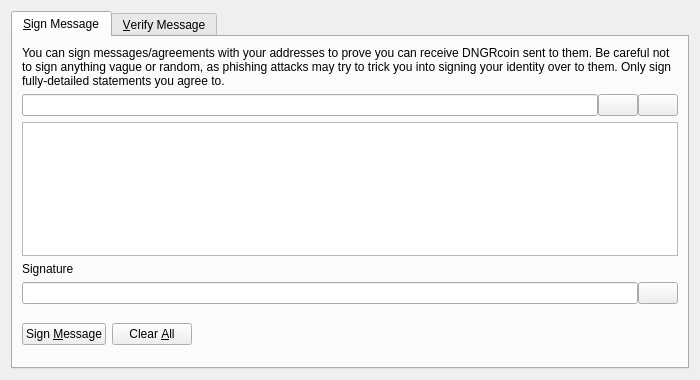
<?xml version="1.0" encoding="UTF-8"?>
<ui version="4.0">
 <class>SignVerifyMessageDialog</class>
 <widget class="QDialog" name="SignVerifyMessageDialog">
  <property name="geometry">
   <rect>
    <x>0</x>
    <y>0</y>
    <width>700</width>
    <height>380</height>
   </rect>
  </property>
  <property name="windowTitle">
   <string>Signatures - Sign / Verify a Message</string>
  </property>
  <property name="modal">
   <bool>true</bool>
  </property>
  <layout class="QVBoxLayout" name="verticalLayout">
   <item>
    <widget class="QTabWidget" name="tabWidget">
     <property name="currentIndex">
      <number>0</number>
     </property>
     <widget class="QWidget" name="tabSignMessage">
      <attribute name="title">
       <string>&amp;Sign Message</string>
      </attribute>
      <layout class="QVBoxLayout" name="verticalLayout_SM">
       <item>
        <widget class="QLabel" name="infoLabel_SM">
         <property name="text">
          <string>You can sign messages/agreements with your addresses to prove you can receive DNGRcoin sent to them. Be careful not to sign anything vague or random, as phishing attacks may try to trick you into signing your identity over to them. Only sign fully-detailed statements you agree to.</string>
         </property>
         <property name="textFormat">
          <enum>Qt::PlainText</enum>
         </property>
         <property name="wordWrap">
          <bool>true</bool>
         </property>
        </widget>
       </item>
       <item>
        <layout class="QHBoxLayout" name="horizontalLayout_1_SM">
         <property name="spacing">
          <number>0</number>
         </property>
         <item>
          <widget class="QValidatedLineEdit" name="addressIn_SM">
           <property name="toolTip">
            <string>The DNGRcoin address to sign the message with</string>
           </property>
          </widget>
         </item>
         <item>
          <widget class="QPushButton" name="addressBookButton_SM">
           <property name="toolTip">
            <string>Choose previously used address</string>
           </property>
           <property name="text">
            <string/>
           </property>
           <property name="shortcut">
            <string>Alt+A</string>
           </property>
           <property name="autoDefault">
            <bool>false</bool>
           </property>
          </widget>
         </item>
         <item>
          <widget class="QPushButton" name="pasteButton_SM">
           <property name="toolTip">
            <string>Paste address from clipboard</string>
           </property>
           <property name="text">
            <string/>
           </property>
           <property name="shortcut">
            <string>Alt+P</string>
           </property>
           <property name="autoDefault">
            <bool>false</bool>
           </property>
          </widget>
         </item>
        </layout>
       </item>
       <item>
        <widget class="QPlainTextEdit" name="messageIn_SM">
         <property name="toolTip">
          <string>Enter the message you want to sign here</string>
         </property>
        </widget>
       </item>
       <item>
        <widget class="QLabel" name="signatureLabel_SM">
         <property name="text">
          <string>Signature</string>
         </property>
         <property name="textFormat">
          <enum>Qt::PlainText</enum>
         </property>
        </widget>
       </item>
       <item>
        <layout class="QHBoxLayout" name="horizontalLayout_2_SM">
         <property name="spacing">
          <number>0</number>
         </property>
         <item>
          <widget class="QLineEdit" name="signatureOut_SM">
           <property name="font">
            <font>
             <italic>true</italic>
            </font>
           </property>
           <property name="readOnly">
            <bool>true</bool>
           </property>
          </widget>
         </item>
         <item>
          <widget class="QPushButton" name="copySignatureButton_SM">
           <property name="toolTip">
            <string>Copy the current signature to the system clipboard</string>
           </property>
           <property name="text">
            <string/>
           </property>
           <property name="autoDefault">
            <bool>false</bool>
           </property>
          </widget>
         </item>
        </layout>
       </item>
       <item>
        <layout class="QHBoxLayout" name="horizontalLayout_3_SM">
         <item>
          <widget class="QPushButton" name="signMessageButton_SM">
           <property name="toolTip">
            <string>Sign the message to prove you own this DNGRcoin address</string>
           </property>
           <property name="text">
            <string>Sign &amp;Message</string>
           </property>
           <property name="autoDefault">
            <bool>false</bool>
           </property>
          </widget>
         </item>
         <item>
          <widget class="QPushButton" name="clearButton_SM">
           <property name="toolTip">
            <string>Reset all sign message fields</string>
           </property>
           <property name="text">
            <string>Clear &amp;All</string>
           </property>
           <property name="autoDefault">
            <bool>false</bool>
           </property>
          </widget>
         </item>
         <item>
          <spacer name="horizontalSpacer_1_SM">
           <property name="orientation">
            <enum>Qt::Horizontal</enum>
           </property>
           <property name="sizeHint" stdset="0">
            <size>
             <width>40</width>
             <height>48</height>
            </size>
           </property>
          </spacer>
         </item>
         <item>
          <widget class="QLabel" name="statusLabel_SM">
           <property name="font">
            <font>
             <weight>75</weight>
             <bold>true</bold>
            </font>
           </property>
           <property name="text">
            <string/>
           </property>
           <property name="wordWrap">
            <bool>true</bool>
           </property>
          </widget>
         </item>
         <item>
          <spacer name="horizontalSpacer_2_SM">
           <property name="orientation">
            <enum>Qt::Horizontal</enum>
           </property>
           <property name="sizeHint" stdset="0">
            <size>
             <width>40</width>
             <height>48</height>
            </size>
           </property>
          </spacer>
         </item>
        </layout>
       </item>
      </layout>
     </widget>
     <widget class="QWidget" name="tabVerifyMessage">
      <attribute name="title">
       <string>&amp;Verify Message</string>
      </attribute>
      <layout class="QVBoxLayout" name="verticalLayout_VM">
       <item>
        <widget class="QLabel" name="infoLabel_VM">
         <property name="text">
          <string>Enter the receiver's address, message (ensure you copy line breaks, spaces, tabs, etc. exactly) and signature below to verify the message. Be careful not to read more into the signature than what is in the signed message itself, to avoid being tricked by a man-in-the-middle attack. Note that this only proves the signing party receives with the address, it cannot prove sendership of any transaction!</string>
         </property>
         <property name="textFormat">
          <enum>Qt::PlainText</enum>
         </property>
         <property name="alignment">
          <set>Qt::AlignLeading|Qt::AlignLeft|Qt::AlignTop</set>
         </property>
         <property name="wordWrap">
          <bool>true</bool>
         </property>
        </widget>
       </item>
       <item>
        <layout class="QHBoxLayout" name="horizontalLayout_1_VM">
         <property name="spacing">
          <number>0</number>
         </property>
         <item>
          <widget class="QValidatedLineEdit" name="addressIn_VM">
           <property name="toolTip">
            <string>The DNGRcoin address the message was signed with</string>
           </property>
          </widget>
         </item>
         <item>
          <widget class="QPushButton" name="addressBookButton_VM">
           <property name="toolTip">
            <string>Choose previously used address</string>
           </property>
           <property name="text">
            <string/>
           </property>
           <property name="shortcut">
            <string>Alt+A</string>
           </property>
           <property name="autoDefault">
            <bool>false</bool>
           </property>
          </widget>
         </item>
        </layout>
       </item>
       <item>
        <widget class="QPlainTextEdit" name="messageIn_VM"/>
       </item>
       <item>
        <widget class="QValidatedLineEdit" name="signatureIn_VM"/>
       </item>
       <item>
        <layout class="QHBoxLayout" name="horizontalLayout_2_VM">
         <item>
          <widget class="QPushButton" name="verifyMessageButton_VM">
           <property name="toolTip">
            <string>Verify the message to ensure it was signed with the specified DNGRcoin address</string>
           </property>
           <property name="text">
            <string>Verify &amp;Message</string>
           </property>
           <property name="autoDefault">
            <bool>false</bool>
           </property>
          </widget>
         </item>
         <item>
          <widget class="QPushButton" name="clearButton_VM">
           <property name="toolTip">
            <string>Reset all verify message fields</string>
           </property>
           <property name="text">
            <string>Clear &amp;All</string>
           </property>
           <property name="autoDefault">
            <bool>false</bool>
           </property>
          </widget>
         </item>
         <item>
          <spacer name="horizontalSpacer_1_VM">
           <property name="orientation">
            <enum>Qt::Horizontal</enum>
           </property>
           <property name="sizeHint" stdset="0">
            <size>
             <width>40</width>
             <height>48</height>
            </size>
           </property>
          </spacer>
         </item>
         <item>
          <widget class="QLabel" name="statusLabel_VM">
           <property name="font">
            <font>
             <weight>75</weight>
             <bold>true</bold>
            </font>
           </property>
           <property name="text">
            <string/>
           </property>
           <property name="wordWrap">
            <bool>true</bool>
           </property>
          </widget>
         </item>
         <item>
          <spacer name="horizontalSpacer_2_VM">
           <property name="orientation">
            <enum>Qt::Horizontal</enum>
           </property>
           <property name="sizeHint" stdset="0">
            <size>
             <width>40</width>
             <height>48</height>
            </size>
           </property>
          </spacer>
         </item>
        </layout>
       </item>
      </layout>
     </widget>
    </widget>
   </item>
  </layout>
 </widget>
 <customwidgets>
  <customwidget>
   <class>QValidatedLineEdit</class>
   <extends>QLineEdit</extends>
   <header>qvalidatedlineedit.h</header>
  </customwidget>
 </customwidgets>
 <resources>
  <include location="../dngrcoin.qrc"/>
 </resources>
 <connections/>
</ui>
